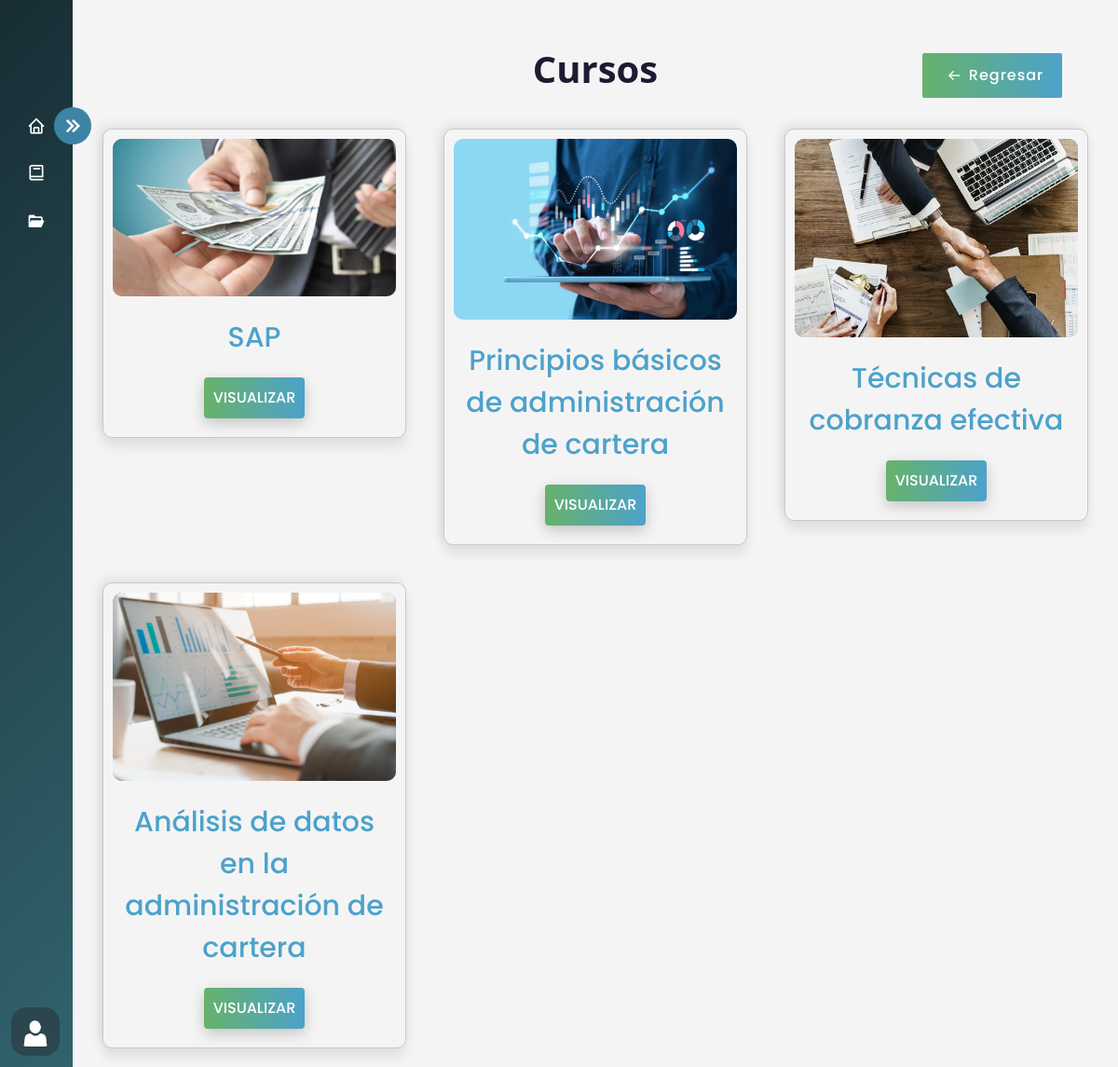
/usuario/Cursos_Usuarios/ (signed in), run on the app's committed database.
### AppCursos/models.py (models this page shows, shortened)
class Cursos(models.Model):
     nombre_curso=models.CharField(max_length=100)
     descripcion_curso = models.CharField(max_length=500)
     estado_curso= models.BooleanField(default=False)
     duracion_curso = models.IntegerField(blank=True, null=True)
     iconoCurso = models.ImageField(upload_to='IconosCurso', null=True,blank=True)
     id_cargo=models.ForeignKey(Cargo, on_delete=models.CASCADE,null=True)
     class Meta:
          verbose_name_plural = 'Cursos'

### AppUsuarios/views.py (the view)
# urls.py: path('Cursos_Usuarios/', login_required(views.Cursos_Usuarios), name='Cursos_Usuarios'),
def Cursos_Usuarios(request):
        listaCursos= Cursos.objects.filter(estado_curso=True).values('nombre_curso','id','iconoCurso')
        user_id=request.user.id
        listaUsuarioCargo=Usuario_Cargo.objects.filter(id_usuario=user_id).values('id_cargo')
        listacursos = Cursos.objects.filter(id_cargo__in=listaUsuarioCargo, estado_curso=True)
        context = {
            'listacursos': listacursos,
        }
        return render (request,'Templates_Usuarios/Cursos/Cursos_Usuarios.html', context)

### AppCursos/context_processors.py (called while the page is built)
def group_name(request):
    group_name = None
    if request.user.is_authenticated:
        group = Group.objects.filter(user=request.user).first()
        if group:
            group_name = group.name
    return {'group_name': group_name}

### Templates/Templates_Usuarios/Cursos/Cursos_Usuarios.html (shortened to what this page needs)
{% extends 'Layout/Base.html' %}
{% load static %}
{% block content %}
<link rel="stylesheet" href="{% static 'Css/Cursos_Usuarios.css' %}">
<div class="home_content">
    <div class="text">
        <br>
        <h1 style="text-align: center;"> Cursos </h1>
        <div class="caja-container">
            {% for curso in listacursos %}
            <div class="flex-container">
                <div class="flex-items">
                    <div class="card">
                        <div class="card-image-container">
                            <img src="{{ curso.iconoCurso.url }}" alt="Icono del Curso">
                        </div>
                        <p class="card-title">{{ curso.nombre_curso }}</p>
                        <form method="post" action="{% url 'Modulos_Usuarios' %}">
                            <div class="card-btn">
                                <div class="button-box">
                                    <button class="subir" type="submit"><span>Visualizar </span></button>
                                </div>
                            </div>
                        </form>
                    </div>
                </div>
            </div>
            {% endfor %}
        </div>
    </div>
</div>
<a href="{% url 'home' %}" id="back2">
    <button class="back">
        <button class="back">
            <i class='bx bx-arrow-back'></i>
            <span>Regresar</span>
        </button>
    </button>
</a>
{% endblock %}

### static/Css/Estilo.css (style rules this page uses)
body { overflow-x: hidden; }
* { margin: 0; padding: 0; box-sizing: border-box; }

### static/Css/Cursos_Usuarios.css (style rules this page uses)
body { margin: 0; padding: 0; box-sizing: border-box; background-color: #f2f0f0b4; overflow-y: scroll; }
.home_content { position: absolute; height: 100%; width: calc(100% - 78px); left: 78px; transition: all 0.5s ease; }
.home_content .text { font-size: 25px; font-weight: 500; color: #1d1b31; margin: 12px; }
.caja-container { display: grid; grid-template-columns: repeat(3, 1fr); gap: 40px; max-width: 1100px; margin: 20px auto; padding: 20px; }
.back { align-items: center; position: fixed; top: 5%; right: 5%; display: flex; height: 3em; width: 150px; padding: 10px; font-size: 16px; align-items: center; justify-content: center; border-radius: 3px; letter-spacing: 1px; transition: all 0.4s linear; cursor: pointer; border: none; background: linear-gradient(to right, #67b26b, #4ca2cb); color: #fff; transition: all 0.4s ease-in; font-family: 'Poppins', sans-serif ; font-weight: 500; }
.back>i { transition: all 0.4s ease-in; width: 30px; }
h1 { animation: h1 0.4s linear both; font-weight: 700; }
.card { display: flex; flex-direction: column; width: auto; height: auto !important; background-color: var(--white); border-radius: 10px; box-shadow: 0px 10px 12px rgba(0, 0, 0, 0.08), -4px -4px 12px rgba(0, 0, 0, 0.08); overflow: hidden; transition: all 0.3s; cursor: pointer; box-sizing: border-box; padding: 10px; }
.card-image-container img { width: 100%; height: 100%; object-fit: cover; }
.card-image-container { width: 100%; height: 64%; border-radius: 10px; margin-bottom: 12px; overflow: hidden; background-color: rgb(165, 165, 165); display: flex; align-items: center; justify-content: center; }
.card-title { margin: 10px; font-size: 30px; font-family: 'Poppins', sans-serif; font-weight: 500; color: #4ca2cb; cursor: default; -webkit-box-orient: vertical; overflow: hidden; display: -webkit-box; line-clamp: 1; text-align: center; }
.subir { border-radius: 4px; background: linear-gradient(to right, #67b26b, #4ca2cb); color: #fff; padding: 10px; text-transform: uppercase; font-size: 16px; transition: all 0.3s ease; cursor: pointer; width: auto; border: none; outline: none; box-shadow: 0 5px 15px rgba(0, 0, 0, 0.2); font-family: 'Poppins', sans-serif; font-weight: 500; display: flex; align-items: center; margin:10px auto; }
.subir span { position: relative; transition: 400ms; }
.subir span::after { content: '\00bb'; position: absolute; opacity: 0; top: 0; right: -20px; transition: 500ms; }
.card { animation: card 0.5s; }

### data on the page
Cursos: iconoCurso (picture), nombre_curso "SAP"
Cursos: iconoCurso (picture), nombre_curso "Principios básicos de administración de cartera"
Cursos: iconoCurso (picture), nombre_curso "Técnicas de cobranza efectiva"
Cursos: iconoCurso (picture), nombre_curso "Análisis de datos en la administración de cartera"
